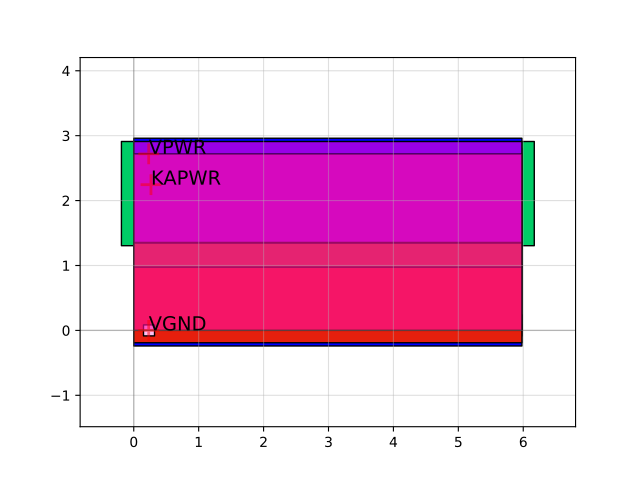

Write the Python code that produced this figure.
import sky130

c = sky130.components.sky130_fd_sc_hd__lpflow_clkinvkapwr_8()
c.plot()
